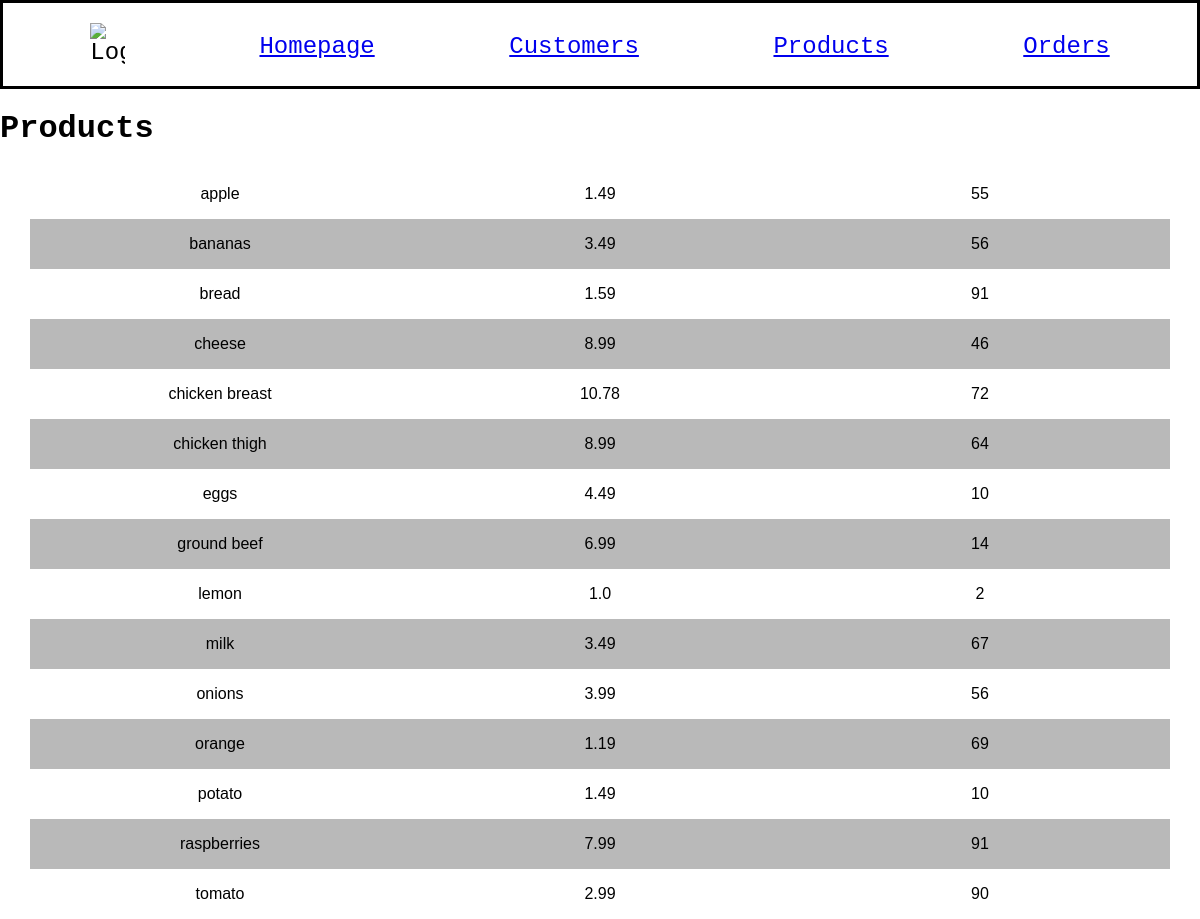
/products, run on an earlier commit of the app's database.
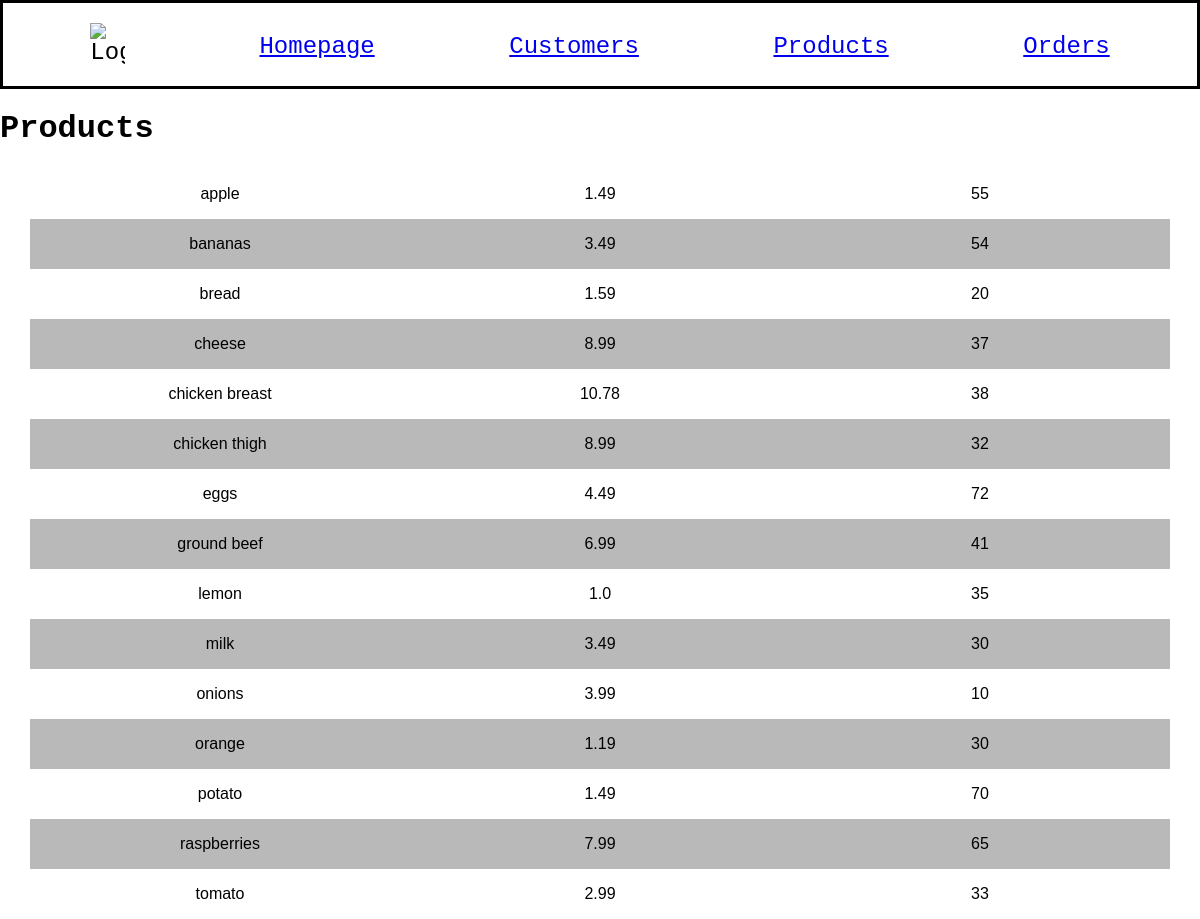
And on a later commit of the database.
### models.py (models this page shows, shortened)
class Product(db.Model):
    id = mapped_column(Integer, primary_key=True)
    name = mapped_column(String(200), nullable=False, unique=True)
    price = mapped_column(String(20), nullable=False)
    quantity = mapped_column(Integer, nullable=False, default=0)

### app.py (the view)
@app.route("/products")
def products():
    statement = select(Product).order_by(Product.name)
    records = db.session.execute(statement)
    app_data = records.scalars()
    return render_template("products.html", products=app_data)

### templates/products.html
{% extends "base.html" %}
{% block content %}
<h1>Products</h1>
{% for product in products %}
<div class="spreadsheet">
    <div>
        <p class="names">{{ product.name }}</p>
    </div>
    <div>
        <p class="info">{{ product.price }}</p>
    </div>
    <div>
        <p class="info">{{ product.quantity }}</p>
    </div>
</div>
{% endfor %}
{% endblock %}

### templates/base.html (shortened to what this page needs)
<!doctype html>
<html lang="en">
    <head>
        <link rel="stylesheet" href="{{ url_for('static', filename='style.css') }}">
    </head>
    <body>
        <nav>
            <img src="https://cdn-icons-png.flaticon.com/128/4507/4507860.png" alt="Logo" style="width: 3%;">
            <a href="{{ url_for('home') }}">Homepage</a>
            <a href="{{ url_for('customers') }}">Customers</a>
            <a href="{{ url_for('products') }}">Products</a>
            <a href="{{ url_for('orders') }}">Orders</a>
        </nav>
        {% block content %}{% endblock %}
    </body>
</html>

### static/style.css (style rules this page uses)
body { background-color: rgb(255, 255, 255); margin: 0 auto; font-family: 'Courier New', Courier, monospace; }
.spreadsheet { font-family: Arial, Helvetica, sans-serif; border-collapse: collapse; margin: 0px 30px 0px 30px; display: flex; justify-content: spac e-between; }
.spreadsheet div { flex: 1; display: flex; justify-content: center; align-items: center; }
.spreadsheet:nth-child(even) { background-color: rgb(185, 185, 185); }

What changed in the data, as far as the page shows it:
changed Product "bananas": quantity "56" → "54"
changed Product "bread": quantity "91" → "20"
changed Product "cheese": quantity "46" → "37"
changed Product "chicken breast": quantity "72" → "38"
changed Product "chicken thigh": quantity "64" → "32"
changed Product "eggs": quantity "10" → "72"
changed Product "ground beef": quantity "14" → "41"
changed Product "lemon": quantity "2" → "35"
changed Product "milk": quantity "67" → "30"
changed Product "onions": quantity "56" → "10"
changed Product "orange": quantity "69" → "30"
changed Product "potato": quantity "10" → "70"
changed Product "raspberries": quantity "91" → "65"
changed Product "tomato": quantity "90" → "33"
